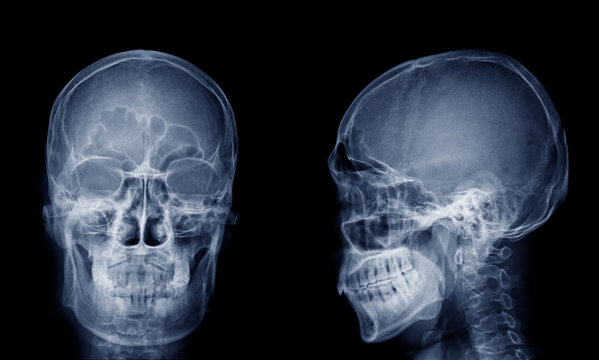
#> input picture DIP_Lab/Assignment-6/xray.jpg, 599 x 360 px, found by its file name
$ python salt_pepper_noise.py
#> lines starting #> are read from the running program, lines starting #| are printed output that depends on the picture; after the words box and inside, x2 and y2 are one past the last pixel; in counts of white or black regions, pixels touching at a corner belong together

import numpy as np
import cv2
import random
import matplotlib.pyplot as plt

def main():
    img_path = 'G:/4y1s/DIP_Lab/Assignment-6/xray.jpg'
    img = plt.imread(img_path)
#> img is the input picture: shape (360, 599, 3); mean R, G, B 42.3, 49.3, 60.9
    gray = cv2.cvtColor(img,cv2.COLOR_RGB2GRAY)
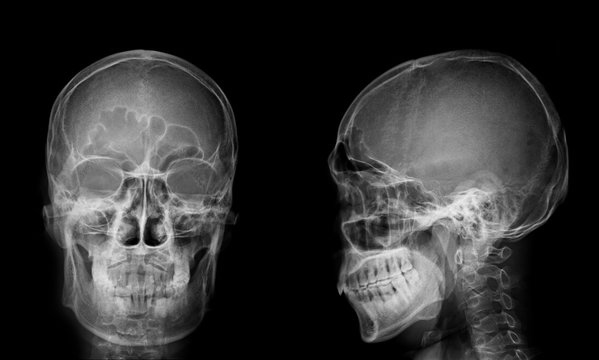
#> gray: shape (360, 599); min 0, max 240, mean 48.6
    noisy_img = cv2.cvtColor(img,cv2.COLOR_RGB2GRAY)
    r, c = gray.shape
#> r = 360; c = 599
    flag = 0
    for i in range (c*r//15):
        x = random.randint(0, r-1)
        y = random.randint(0, c-1)
        if flag == 0:
            noisy_img[x,y] = 0
            flag = 1
        else:
            noisy_img[x,y] = 255
            flag = 0
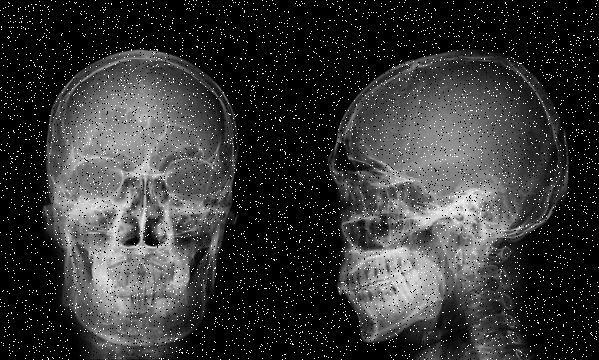
#> noisy_img: shape (360, 599); 4.95% of pixels changed, all inside (x1, y1, x2, y2) = (0, 0, 599, 360)

    avg_kernel = np.array( [[1, 1, 1], [1, 1, 1], [1, 1, 1]])*(1/9)
    gaussian_kernel = np.array( [[1, 2, 1], [2, 4, 2], [1, 2, 1]])*(1/16)
    gray_filtered = cv2.filter2D(gray,-1,avg_kernel)
    avg_filtered = cv2.filter2D(noisy_img,-1,avg_kernel)
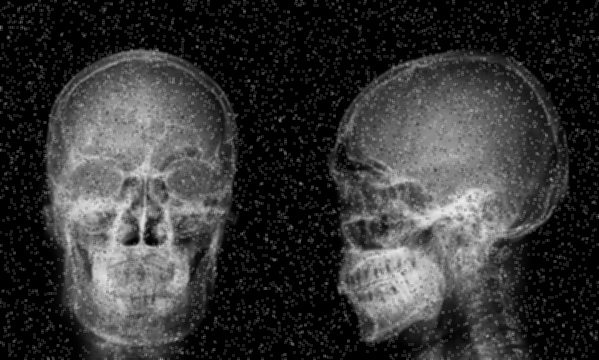
#> avg_filtered: shape (360, 599); min 0, max 235, mean 53.6
    gaussian_filtered = cv2.filter2D(noisy_img,-1,gaussian_kernel)
    figure_size = 3
    median_filtered = cv2.medianBlur(noisy_img, figure_size)

    img_set = [gray,gray_filtered, noisy_img, avg_filtered, gaussian_filtered, median_filtered]
    title_set = ['Gray','Filtered Image(Avaraging)', 'Noisy Image','Avarage filtered image', 'Gaussian Filtered Image', 'Median Filtered Image']
    plot_img(img_set,title_set)

def plot_img(img_set, title_set):
    n=len(img_set)
#> n = 6
    plt.figure(figsize= (20,20))

    for i in range(n):
        img = img_set[i]
        ch = len(img.shape)
        plt.subplot(2,3,i+1)
        if(ch == 3):
            plt.imshow(img_set[i])
        else:
            plt.imshow(img_set[i], cmap = 'gray')
        plt.title(title_set[i])
    plt.savefig('salt_pepper_noise.jpg')
    plt.show()

if __name__== '__main__':
    main()
